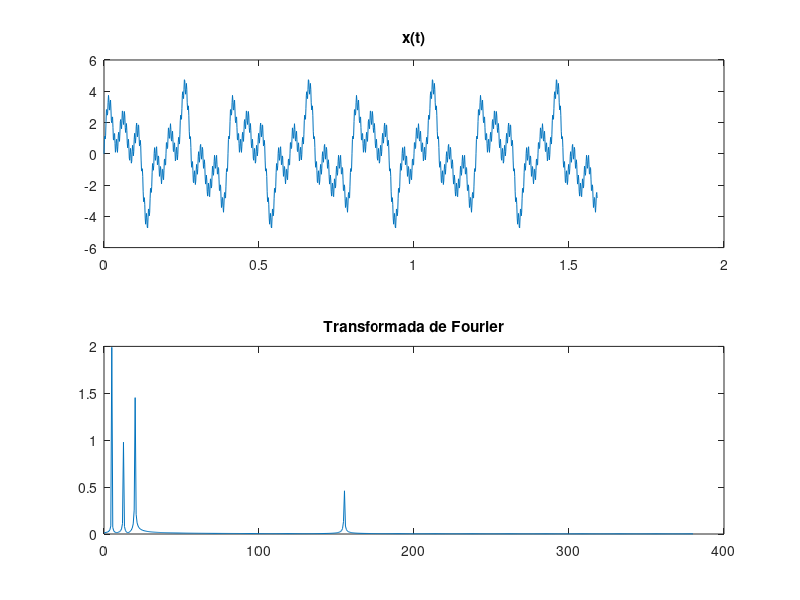

Write MATLAB code to recreate this figure.
%Transformada de Fourier 1979187
clc
Fs=760;
T=1/Fs;
L=1210;
t=(0:L-1)*T;
s=2*sin(2*pi*5*t)+1*sin(2*pi*12.5*t)+1.5*sin(2*pi*20*t)+0.5*sin(2*pi*155*t);
subplot(2,1,1), plot(t,s), title('x(t)');
Y=fft(s);
J=Y/sqrt(L);
Pot_freq=sum(abs(J).^2)/L
P2=abs(Y/L);
P1=P2(1:L/2+1);
P1(2:end-1)=2*P1(2:end-1);
f=Fs*(0:(L/2))/L;
subplot(2,1,2),plot(f,P1),title('Transformada de Fourier')
FFF=fftshift(fft(s)/length(s));
SF=sum(FFF.*conj(FFF))
